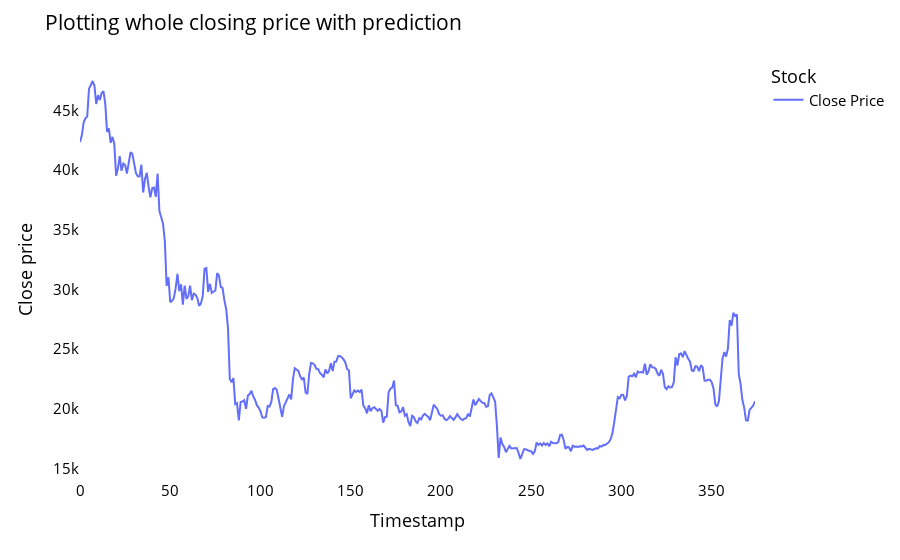

Notebook source saved alongside this figure:
### Code cell
my_model = closedf.tolist()
my_model.extend((np.array(lst_output).reshape(-1, 1)).tolist())
my_model = scaler.inverse_transform(my_model).reshape(1, -1).tolist()[0]

names = cycle(['Close Price'])

fig = px.line(my_model, labels = {'value': 'Close price', 'index': 'Timestamp'})
fig.update_layout(title_text = 'Plotting whole closing price with prediction', plot_bgcolor = 'white', font_size = 15, font_color = 'black', legend_title_text = 'Stock')
fig.for_each_trace(lambda t: t.update(name = next(names)))
fig.update_xaxes(showgrid = False)
fig.update_yaxes(showgrid = False)
fig.show()

### Figure 1 — Plotly figure (JSON) as saved in the notebook; plotly's stock layout.template omitted (floating-point values rounded to 4 significant figures; data arrays with more than 128 entries replaced by an {"elided": "..."} marker saying what was removed)
{"data": [{"hovertemplate": "variable=0<br>Timestamp=%{x}<br>Close price=%{y}<extra></extra>", "legendgroup": "0", "line": {"color": "#636efa", "dash": "solid"}, "marker": {"symbol": "circle"}, "mode": "lines", "name": "Close Price", "orientation": "v", "showlegend": true, "type": "scatter", "x": {"elided": "375 int values"}, "xaxis": "x", "y": {"elided": "375 float values"}, "yaxis": "y"}], "layout": {"font": {"color": "black", "size": 15}, "legend": {"title": {"text": "Stock"}, "tracegroupgap": 0}, "margin": {"t": 60}, "plot_bgcolor": "white", "title": {"text": "Plotting whole closing price with prediction"}, "xaxis": {"anchor": "y", "domain": [0, 1], "showgrid": false, "title": {"text": "Timestamp"}}, "yaxis": {"anchor": "x", "domain": [0, 1], "showgrid": false, "title": {"text": "Close price"}}}}
